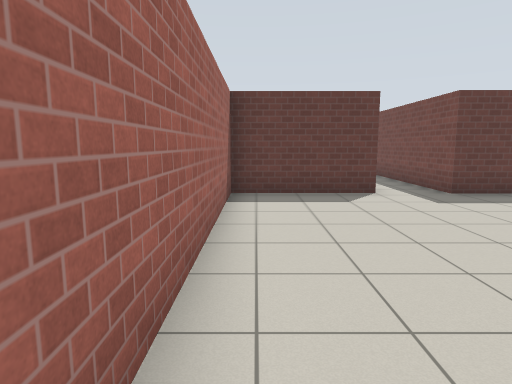
[1] (above)

18 first-person views from a walk through a Gazebo world. The camera is 1.2 m above the floor, tilts 8° down and sees 75° across. The floor is counted in squares, 1 m on a side. Each view is taken from the middle of a square. On the plan, view 1 faces up. The plan holds only what a view shows up to about 13 squares ahead; the rest is blank. Simple patterns stand in for the simulator's built-in surfaces.

[2]
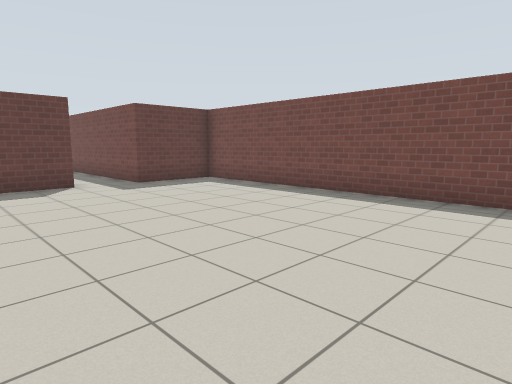

[3]
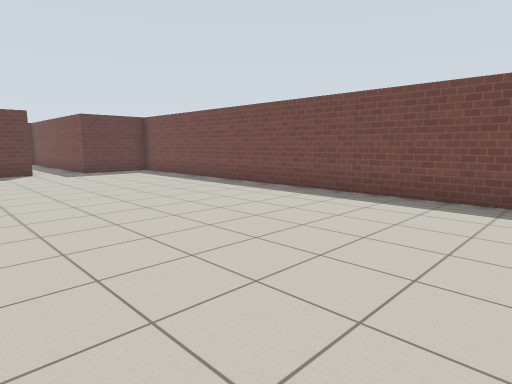

[4]
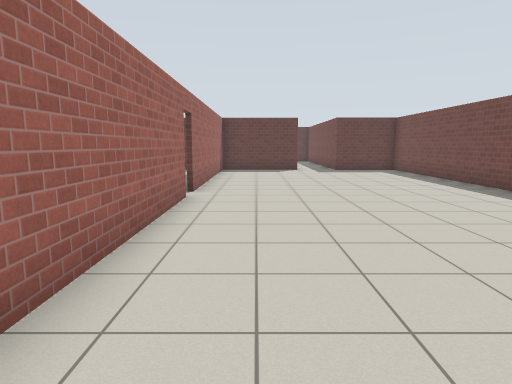

[5]
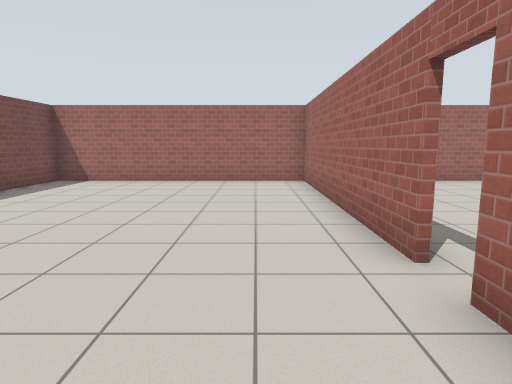

[6]
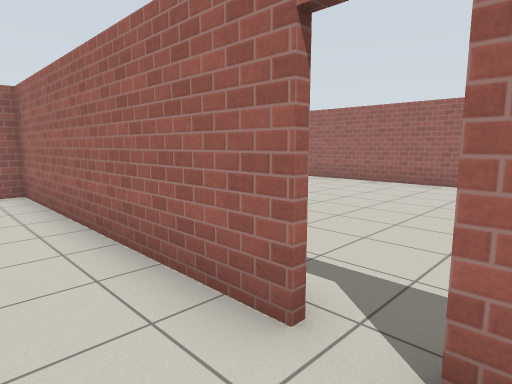

[7]
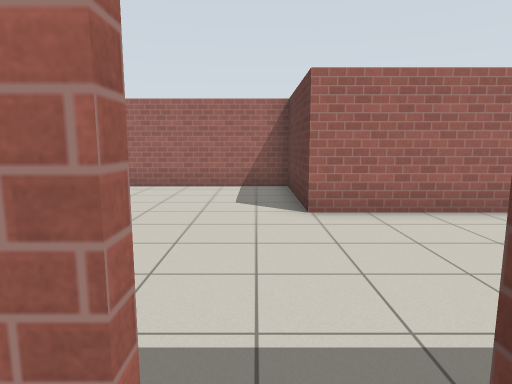

[8]
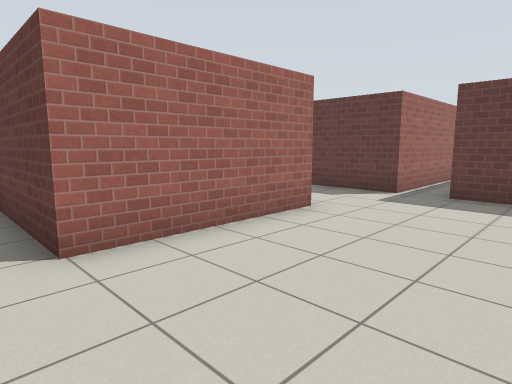

[9]
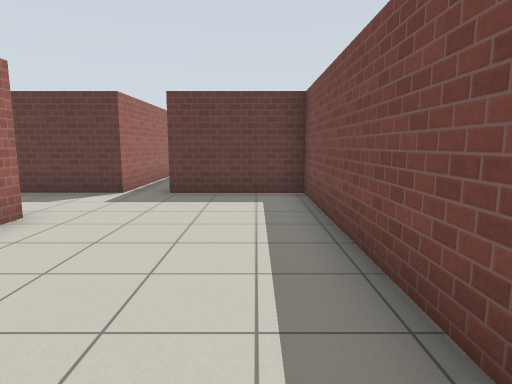

[10]
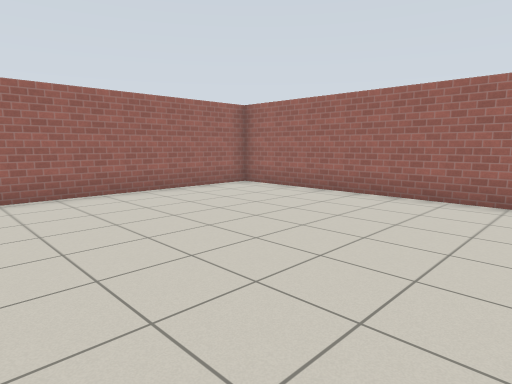

[11]
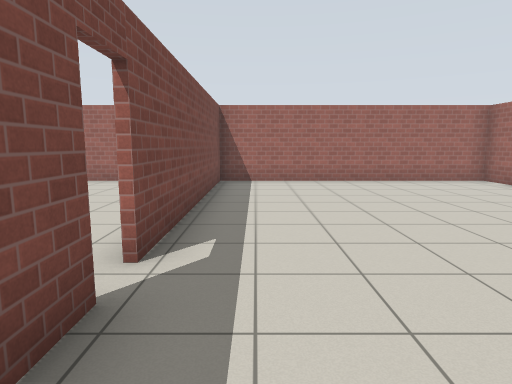

[12]
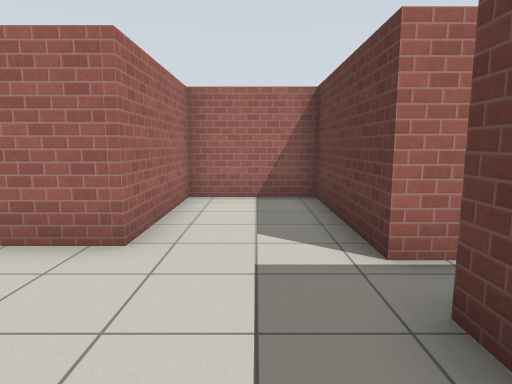

[13]
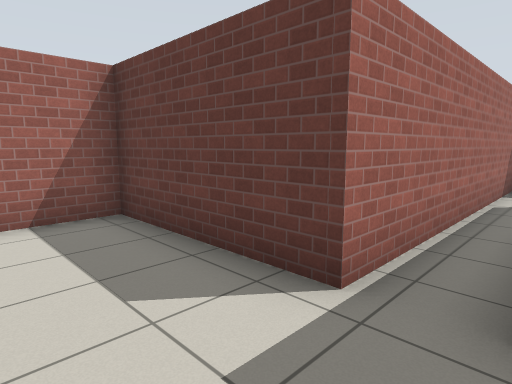

[14]
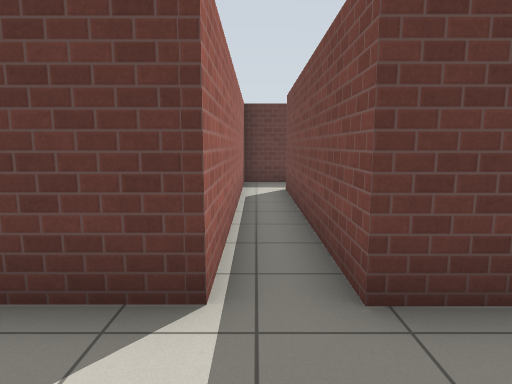

[15]
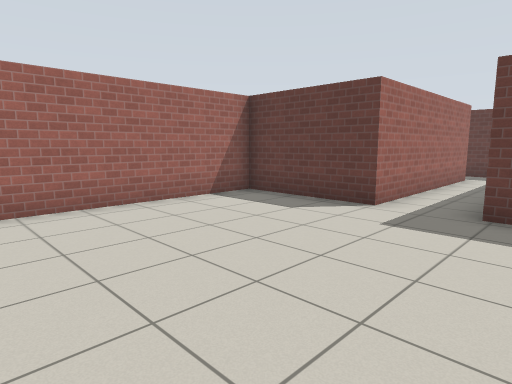

[16]
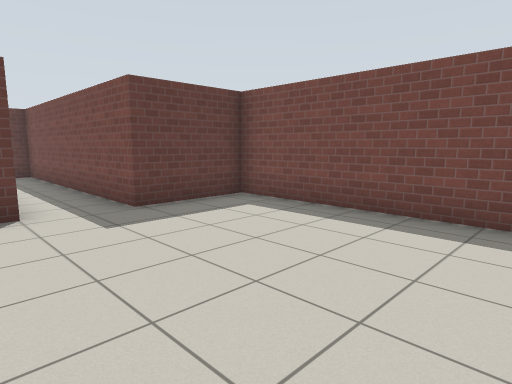

[17]
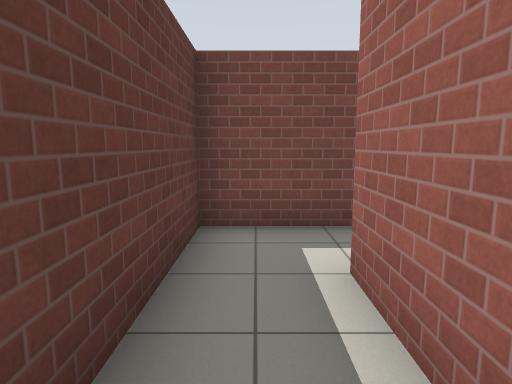

[18]
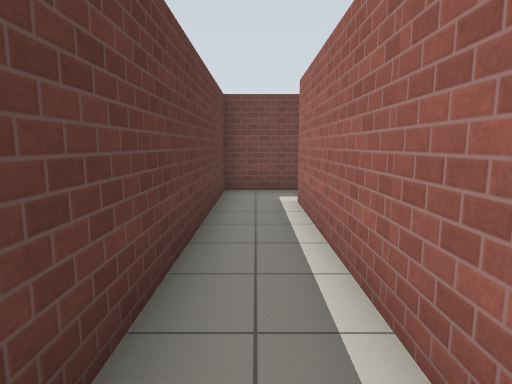

### Floor plan
Ten units are one square. View 1 is at (0, 0); x grows to the right and y downward. Boxes are objects, and circles mark ways between rooms. Rooms are numbered by the first view taken in them; rooms with no view inside come last. Other rooms are left out.
<svg viewBox="-102 -173 184 262">
<path fill="none" stroke="#000" d="M-6 3 -6 84M49 -81 49 -156M-10 83 77 83 77 -84 48 -84M30 -151 30 -84 -6 -84 -6 -5M-8 -5 -8 -84 -42 -84 -42 -151M-8 83 -8 3M-54 -156 -54 -84 -97 -84 -97 -54 -59 -54 -59 -9 -97 -9 -97 83 -10 83M-30 -151 30 -151M49 -156 49 -168 -54 -168 -54 -156"/>
<circle cx="-10" cy="0" r="3" fill="#2a7"/>
<circle cx="40" cy="-160" r="3" fill="#2a7"/>
<circle cx="-50" cy="-150" r="3" fill="#2a7"/>
<text x="30" y="0">1</text>
<text x="-50" y="0">2</text>
<text x="-10" y="-160">3</text>
</svg>
Room 1 opens to room 2. Room 1 opens to room 3. Room 2 opens to room 3.

Where each view was taken, in squares from view 1:
view 1: 0 up, 0 right, facing up
view 2: 2 down, 0 right, facing up-right
view 3: 7 down, 0 right, facing up-right
view 4: 8 down, 1 right, facing up
view 5: 3 up, 1 right, facing down
view 6: 1 up, 1 right, facing down-left
view 7: 0 up, 0 right, facing left
view 8: 0 up, 2 left, facing up-left
view 9: 0 up, 2 left, facing up
view 10: 0 up, 2 left, facing down-left
view 11: 3 up, 2 left, facing down
view 12: 7 up, 2 left, facing left
view 13: 6 up, 4 left, facing up-left
view 14: 6 up, 5 left, facing up
view 15: 2 up, 6 right, facing up-left
view 16: 2 up, 2 right, facing up-right
view 17: 16 up, 0 right, facing right
view 18: 16 up, 4 left, facing right
